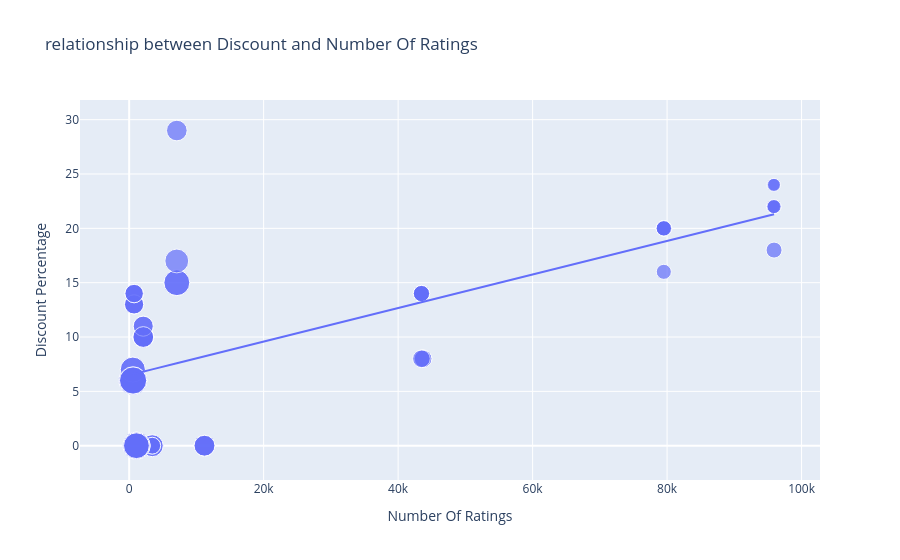

The notebook cell this image was saved under:
### Markdown cell above
What is the relationship between Duscount Percentage and the number of ratings on Flipkart?

### Code cell
figure = px.scatter(data_frame = data, x ="Number Of Ratings",
                    y ="Discount Percentage", size ="Sale Price",
                    trendline = 'ols', 
                    title = "relationship between Discount and Number Of Ratings")
figure.show()

### Figure 1 — Plotly figure (JSON) as saved in the notebook; plotly's stock layout.template omitted (floating-point values rounded to 4 significant figures)
{"data": [{"hovertemplate": "Number Of Ratings=%{x}<br>Discount Percentage=%{y}<br>Sale Price=%{marker.size}<extra></extra>", "legendgroup": "", "marker": {"color": "#636efa", "size": [49900, 84900, 84900, 77000, 77000, 49900, 49900, 77000, 89900, 41999, 39999, 41999, 41999, 41999, 131900, 117100, 131900, 117100, 74999, 117900, 117100, 117900, 99900, 44999, 140900, 130900, 64900, 120900, 59900, 75900, 110900, 130900, 120900, 64900, 64900, 75900, 75900, 120900, 59900, 120900, 75900, 140900, 70900, 70900, 75900, 59900, 110900, 120900, 130900, 130900, 54999, 54999, 29999, 34999, 34999, 34999, 54999, 29999, 46999, 46999, 46999, 46999], "sizemode": "area", "sizeref": 352.2, "symbol": "circle"}, "mode": "markers", "name": "", "orientation": "v", "showlegend": false, "type": "scatter", "x": [3431, 3431, 3431, 11202, 11202, 3431, 3431, 11202, 1454, 79512, 79512, 79582, 79512, 79512, 1078, 1078, 1078, 1078, 7088, 7088, 1078, 7088, 7081, 95909, 542, 580, 740, 545, 740, 2101, 545, 580, 580, 730, 730, 2101, 2101, 580, 740, 580, 2092, 545, 2101, 2092, 2101, 740, 545, 580, 580, 580, 43707, 43707, 95807, 95909, 95807, 95909, 43470, 95909, 43470, 43470, 43470, 43470], "xaxis": "x", "y": [0, 0, 0, 0, 0, 0, 0, 0, 0, 20, 16, 20, 20, 20, 0, 0, 0, 0, 29, 15, 0, 15, 17, 18, 6, 6, 13, 6, 14, 10, 7, 6, 6, 13, 13, 10, 10, 6, 14, 6, 10, 6, 11, 11, 10, 14, 7, 6, 6, 6, 8, 8, 24, 22, 22, 22, 8, 24, 14, 14, 14, 14], "yaxis": "y"}, {"hovertemplate": "<b>OLS trendline</b><br>Discount Percentage = 0.000154292 * Number Of Ratings + 6.49233<br>R<sup>2</sup>=0.468988<br><br>Number Of Ratings=%{x}<br>Discount Percentage=%{y} <b>(trend)</b><extra></extra>", "legendgroup": "", "marker": {"color": "#636efa", "symbol": "circle"}, "mode": "lines", "name": "", "showlegend": false, "type": "scatter", "x": [542, 545, 545, 545, 545, 580, 580, 580, 580, 580, 580, 580, 580, 730, 730, 740, 740, 740, 740, 1078, 1078, 1078, 1078, 1078, 1454, 2092, 2092, 2101, 2101, 2101, 2101, 2101, 3431, 3431, 3431, 3431, 3431, 7081, 7088, 7088, 7088, 11202, 11202, 11202, 43470, 43470, 43470, 43470, 43470, 43707, 43707, 79512, 79512, 79512, 79512, 79582, 95807, 95807, 95909, 95909, 95909, 95909], "xaxis": "x", "y": [6.576, 6.576, 6.576, 6.576, 6.576, 6.582, 6.582, 6.582, 6.582, 6.582, 6.582, 6.582, 6.582, 6.605, 6.605, 6.607, 6.607, 6.607, 6.607, 6.659, 6.659, 6.659, 6.659, 6.659, 6.717, 6.815, 6.815, 6.816, 6.816, 6.816, 6.816, 6.816, 7.022, 7.022, 7.022, 7.022, 7.022, 7.585, 7.586, 7.586, 7.586, 8.221, 8.221, 8.221, 13.2, 13.2, 13.2, 13.2, 13.2, 13.24, 13.24, 18.76, 18.76, 18.76, 18.76, 18.77, 21.27, 21.27, 21.29, 21.29, 21.29, 21.29], "yaxis": "y"}], "layout": {"autosize": true, "legend": {"itemsizing": "constant", "tracegroupgap": 0}, "title": {"text": "relationship between Discount and Number Of Ratings"}, "xaxis": {"anchor": "y", "autorange": true, "domain": [0, 1], "range": [-6745.0, 102400.0], "title": {"text": "Number Of Ratings"}, "type": "linear"}, "yaxis": {"anchor": "x", "autorange": true, "domain": [0, 1], "range": [-2.671, 31.43], "title": {"text": "Discount Percentage"}, "type": "linear"}}}
